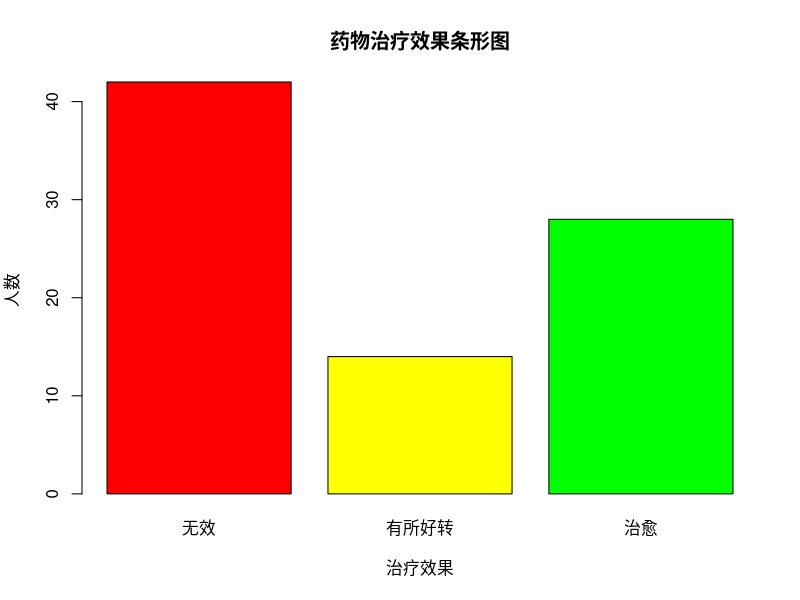

Write the R code that produced this figure.
#lab4-3
# 药物测试效果数据
count <- c(42, 14, 28)          # 无效、好转、治愈人数
label <- c("无效", "有所好转", "治愈")  # 分组名称
color <- c("red", "yellow", "green") # 颜色：红、黄、绿

# 绘制条形图
barplot(count,
        names.arg = label,   # 条形标签
        col = color,         # 分别上色
        main = "药物治疗效果条形图", # 标题
        xlab = "治疗效果",    # X轴
        ylab = "人数")        # Y轴
